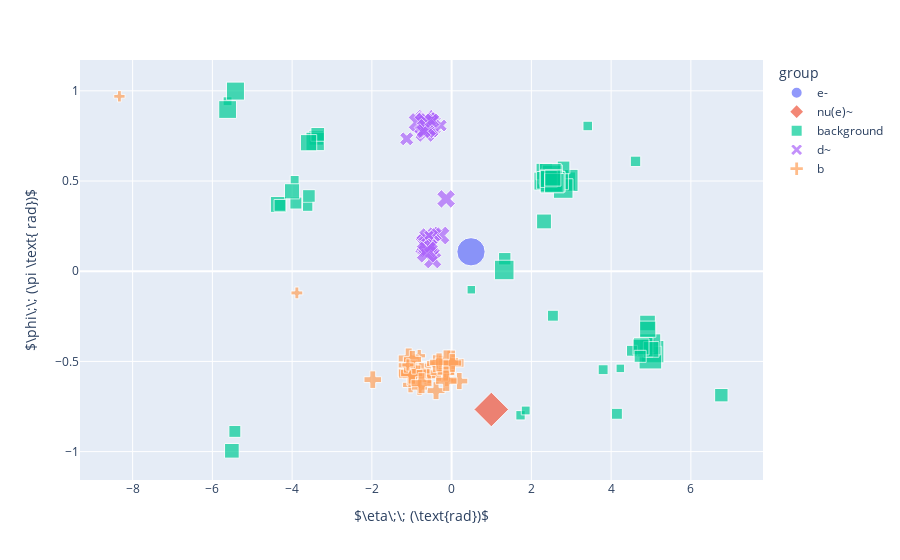

The notebook cell saved with this chart:
### Markdown cell above
- It is also possible to view the final state particles on an interactive scatter plot, using `eta_phi_scatter()`

### Code cell
leaf_masks = hier.flatten("leaves")  # extract most nested masks
final_graph = graph[graph.final]  # mask over full event to final state
fig = csp.eta_phi_scatter(
    pmu=final_graph.pmu,
    pdg=final_graph.pdg,
    masks=leaf_masks[graph.final],
    pt_min=0.5,  # don't display transverse momentum < 0.5 GeV
)
fig.show()

### Figure 1 — Plotly figure (JSON) as saved in the notebook; plotly's stock layout.template omitted (floating-point values rounded to 4 significant figures; data arrays with more than 128 entries replaced by an {"elided": "..."} marker saying what was removed)
{"data": [{"customdata": [[1.1, 53.54, "e-"]], "hovertemplate": "group=e-<br>eta=%{x}<br>phi=%{y}<br>size=%{customdata[0]}<br>pt=%{customdata[1]}<br>name=%{customdata[2]}<extra></extra>", "legendgroup": "e-", "marker": {"color": "#636efa", "size": [1.1], "sizemode": "area", "sizeref": 0.00275, "symbol": "circle"}, "mode": "markers", "name": "e-", "orientation": "v", "showlegend": true, "type": "scatter", "x": [0.4863], "xaxis": "x", "y": [0.1077], "yaxis": "y"}, {"customdata": [[0.9792, 30.52, "nu(e)~"]], "hovertemplate": "group=nu(e)~<br>eta=%{x}<br>phi=%{y}<br>size=%{customdata[0]}<br>pt=%{customdata[1]}<br>name=%{customdata[2]}<extra></extra>", "legendgroup": "nu(e)~", "marker": {"color": "#EF553B", "size": [0.9792], "sizemode": "area", "sizeref": 0.00275, "symbol": "diamond"}, "mode": "markers", "name": "nu(e)~", "orientation": "v", "showlegend": true, "type": "scatter", "x": [0.9962], "xaxis": "x", "y": [-0.7665], "yaxis": "y"}, {"customdata": {"elided": "60x3 mixed values"}, "hovertemplate": "group=background<br>eta=%{x}<br>phi=%{y}<br>size=%{customdata[0]}<br>pt=%{customdata[1]}<br>name=%{customdata[2]}<extra></extra>", "legendgroup": "background", "marker": {"color": "#00cc96", "size": [0.3378, 0.6917, 0.7061, 0.1653, 0.1656, 0.1091, 0.1958, 0.3489, 0.1924, 0.444, 0.4717, 0.1208, 0.6713, 0.5269, 0.1972, 0.1098, 0.2473, 0.5562, 0.126, 0.3034, 0.4339, 0.3165, 0.1499, 0.2201, 0.1463, 0.3028, 0.4662, 0.2598, 0.3648, 0.1, 0.1082, 0.2524, 0.6098, 0.2114, 0.525, 0.1009, 0.4467, 0.1475, 0.2181, 0.2955, 0.5207, 0.3622, 0.1355, 0.1633, 0.5691, 0.3359, 0.3527, 0.199, 0.1647, 0.3802, 0.5083, 0.218, 0.558, 0.6544, 0.4255, 0.5729, 0.6773, 0.3997, 0.5151, 0.358], "sizemode": "area", "sizeref": 0.00275, "symbol": "square"}, "mode": "markers", "name": "background", "orientation": "v", "showlegend": true, "type": "scatter", "x": [4.913, 5.042, 4.985, 2.54, 4.145, -5.619, -5.436, -4.346, -4.305, 2.29, 2.876, 1.728, 2.894, 2.798, -3.905, -3.937, 6.765, 2.677, 3.414, 2.317, -5.618, -4.002, 4.613, 2.807, 2.554, -3.393, -3.422, -3.356, -3.587, 0.4944, 1.858, 4.93, 4.981, 1.333, 1.32, 4.232, -5.421, -3.609, -3.579, -5.511, 4.806, 4.919, 3.8, 4.523, 2.581, 5.004, 4.75, 4.729, 2.314, 2.326, 2.486, 2.384, 2.527, 2.474, 2.353, 2.59, 2.499, 2.435, 2.575, 2.539], "xaxis": "x", "y": [-0.2871, -0.4458, -0.4791, -0.2467, -0.7903, 0.9422, -0.8879, 0.3704, 0.3648, 0.4997, 0.4991, -0.7986, 0.5034, 0.4584, 0.3779, 0.5059, -0.6874, 0.5072, 0.8051, 0.2759, 0.8963, 0.4431, 0.6091, 0.5757, 0.5085, 0.7398, 0.7194, 0.7585, 0.7123, -0.1025, -0.7721, -0.4134, -0.4055, 0.06909, 0.006815, -0.5386, 0.9986, 0.3607, 0.4172, -0.9956, -0.4211, -0.3214, -0.5459, -0.441, 0.4989, -0.4333, -0.4198, -0.4717, 0.5148, 0.5523, 0.5158, 0.4681, 0.533, 0.5367, 0.504, 0.4952, 0.5001, 0.5117, 0.4881, 0.5164], "yaxis": "y"}, {"customdata": [[0.5726, 4.605, "pi+"], [0.2129, 0.8641, "pi-"], [0.3721, 1.812, "p"], [0.3864, 1.936, "K-"], [0.6636, 7.033, "pi-"], [0.3702, 1.796, "pi+"], [0.3533, 1.66, "pi-"], [0.5511, 4.166, "pi+"], [0.474, 2.911, "pi+"], [0.7396, 10.01, "pi-"], [0.2502, 1.028, "pi+"], [0.7146, 8.917, "gamma"], [0.7346, 9.783, "gamma"], [0.4171, 2.234, "gamma"], [0.2488, 1.021, "gamma"], [0.5085, 3.418, "gamma"], [0.5488, 4.123, "gamma"], [0.1784, 0.736, "gamma"], [0.4189, 2.252, "p~"], [0.1049, 0.5229, "pi+"], [0.2161, 0.8772, "gamma"], [0.1159, 0.5502, "gamma"], [0.524, 3.672, "gamma"], [0.447, 2.567, "pi+"], [0.4361, 2.44, "gamma"], [0.252, 1.036, "gamma"], [0.2664, 1.108, "gamma"]], "hovertemplate": "group=d~<br>eta=%{x}<br>phi=%{y}<br>size=%{customdata[0]}<br>pt=%{customdata[1]}<br>name=%{customdata[2]}<extra></extra>", "legendgroup": "d~", "marker": {"color": "#ab63fa", "size": [0.5726, 0.2129, 0.3721, 0.3864, 0.6636, 0.3702, 0.3533, 0.5511, 0.474, 0.7396, 0.2502, 0.7146, 0.7346, 0.4171, 0.2488, 0.5085, 0.5488, 0.1784, 0.4189, 0.1049, 0.2161, 0.1159, 0.524, 0.447, 0.4361, 0.252, 0.2664], "sizemode": "area", "sizeref": 0.00275, "symbol": "x"}, "mode": "markers", "name": "d~", "orientation": "v", "showlegend": true, "type": "scatter", "x": [-0.6533, -1.126, -0.1387, -0.2783, -0.6115, -0.5675, -0.4724, -0.6133, -0.656, -0.5905, -0.4271, -0.6353, -0.6277, -0.8427, -0.5089, -0.5859, -0.5647, -0.2716, -0.5767, -0.7242, -0.5269, -0.568, -0.6098, -0.6846, -0.6331, -0.703, -0.4918], "xaxis": "x", "y": [0.8335, 0.7339, 0.4007, 0.198, 0.1448, 0.1497, 0.06299, 0.1536, 0.7722, 0.8106, 0.2036, 0.8158, 0.8119, 0.8251, 0.7811, 0.1355, 0.1448, 0.8075, 0.1867, 0.1426, 0.1387, 0.1992, 0.1059, 0.8245, 0.7913, 0.7759, 0.8344], "yaxis": "y"}, {"customdata": [[0.1826, 0.7504, "pi+"], [0.4923, 3.17, "n"], [0.2895, 1.234, "n~"], [0.2106, 0.8546, "pi-"], [0.7994, 13.23, "p~"], [0.2792, 1.176, "K(L)0"], [0.1545, 0.6585, "K(L)0"], [0.2422, 0.9902, "pi+"], [0.4212, 2.277, "pi-"], [0.3202, 1.423, "pi+"], [0.6021, 5.282, "n"], [0.2957, 1.27, "n~"], [0.1338, 0.5979, "pi+"], [0.6442, 6.425, "K(L)0"], [0.2812, 1.187, "pi-"], [0.3063, 1.334, "gamma"], [0.1968, 0.8015, "gamma"], [0.2726, 1.141, "gamma"], [0.7345, 9.779, "p"], [0.4756, 2.933, "pi-"], [0.1809, 0.7444, "pi+"], [0.233, 0.9487, "pi-"], [0.2376, 0.9694, "gamma"], [0.4208, 2.272, "gamma"], [0.1223, 0.5668, "n"], [0.3569, 1.688, "K(L)0"], [0.2975, 1.281, "K-"], [0.629, 5.985, "pi+"], [0.2915, 1.245, "gamma"], [0.3109, 1.363, "gamma"], [0.1432, 0.6249, "gamma"], [0.5207, 3.617, "K+"], [0.3406, 1.565, "pi-"], [0.44, 2.485, "pi+"], [0.3359, 1.531, "pi-"]], "hovertemplate": "group=b<br>eta=%{x}<br>phi=%{y}<br>size=%{customdata[0]}<br>pt=%{customdata[1]}<br>name=%{customdata[2]}<extra></extra>", "legendgroup": "b", "marker": {"color": "#FFA15A", "size": [0.1826, 0.4923, 0.2895, 0.2106, 0.7994, 0.2792, 0.1545, 0.2422, 0.4212, 0.3202, 0.6021, 0.2957, 0.1338, 0.6442, 0.2812, 0.3063, 0.1968, 0.2726, 0.7345, 0.4756, 0.1809, 0.233, 0.2376, 0.4208, 0.1223, 0.3569, 0.2975, 0.629, 0.2915, 0.3109, 0.1432, 0.5207, 0.3406, 0.44, 0.3359], "sizemode": "area", "sizeref": 0.00275, "symbol": "cross"}, "mode": "markers", "name": "b", "orientation": "v", "showlegend": true, "type": "scatter", "x": [-0.122, -0.6018, -0.8942, -0.5628, -0.8697, 0.192, -0.8119, -1.03, -1.077, -0.8477, -0.9529, -1.977, -3.881, -1.02, -0.3218, -0.3907, -0.1885, -0.7538, -0.9809, -0.9995, -0.9444, -1.144, -0.8054, -0.7548, -8.331, -0.2696, -0.4088, -0.01062, -0.1473, -0.985, -1.095, -0.1173, -0.3144, -0.133, 0.01832], "xaxis": "x", "y": [-0.6015, -0.5719, -0.5686, -0.5831, -0.57, -0.609, -0.4687, -0.6303, -0.4836, -0.6014, -0.5584, -0.601, -0.1203, -0.562, -0.5626, -0.6621, -0.55, -0.5539, -0.5677, -0.5643, -0.5326, -0.5217, -0.6447, -0.6206, 0.9697, -0.5188, -0.512, -0.5085, -0.5611, -0.4889, -0.5195, -0.5009, -0.5053, -0.6069, -0.5087], "yaxis": "y"}], "layout": {"autosize": true, "legend": {"itemsizing": "constant", "title": {"text": "group"}, "tracegroupgap": 0}, "margin": {"t": 60}, "xaxis": {"anchor": "y", "autorange": true, "domain": [0, 1], "range": [-9.302, 7.785], "title": {"text": "$\\eta\\;\\; (\\text{rad})$"}, "type": "linear"}, "yaxis": {"anchor": "x", "autorange": true, "domain": [0, 1], "range": [-1.209, 1.232], "title": {"text": "$\\phi\\;\\; (\\pi \\text{ rad})$"}, "type": "linear"}}}
